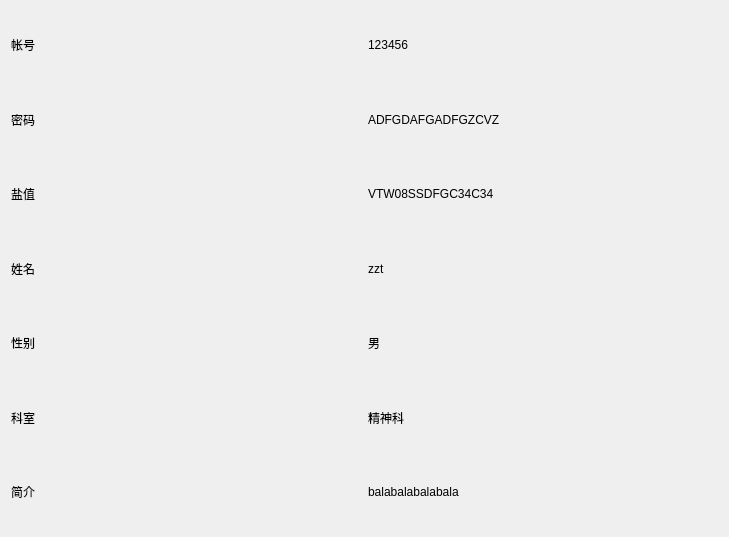
<?xml version="1.0" encoding="UTF-8"?>
<ui version="4.0">
 <class>little_doctor</class>
 <widget class="QWidget" name="little_doctor">
  <property name="geometry">
   <rect>
    <x>0</x>
    <y>0</y>
    <width>729</width>
    <height>537</height>
   </rect>
  </property>
  <property name="windowTitle">
   <string>Form</string>
  </property>
  <layout class="QHBoxLayout" name="horizontalLayout">
   <item>
    <layout class="QVBoxLayout" name="verticalLayout" stretch="4">
     <item>
      <layout class="QGridLayout" name="gridLayout">
       <item row="4" column="1">
        <widget class="QLabel" name="label_gender">
         <property name="text">
          <string>男</string>
         </property>
        </widget>
       </item>
       <item row="3" column="0">
        <widget class="QLabel" name="label_name_text">
         <property name="text">
          <string>姓名</string>
         </property>
        </widget>
       </item>
       <item row="6" column="1">
        <widget class="QLabel" name="label_introduce">
         <property name="text">
          <string>balabalabalabala</string>
         </property>
        </widget>
       </item>
       <item row="1" column="1">
        <widget class="QLabel" name="label_password">
         <property name="text">
          <string>ADFGDAFGADFGZCVZ</string>
         </property>
        </widget>
       </item>
       <item row="0" column="0">
        <widget class="QLabel" name="label">
         <property name="text">
          <string>帐号</string>
         </property>
        </widget>
       </item>
       <item row="0" column="1">
        <widget class="QLabel" name="label_id">
         <property name="text">
          <string>123456</string>
         </property>
        </widget>
       </item>
       <item row="5" column="1">
        <widget class="QLabel" name="label_depart">
         <property name="text">
          <string>精神科</string>
         </property>
        </widget>
       </item>
       <item row="1" column="0">
        <widget class="QLabel" name="label_2">
         <property name="text">
          <string>密码</string>
         </property>
        </widget>
       </item>
       <item row="5" column="0">
        <widget class="QLabel" name="label_depart_text">
         <property name="text">
          <string>科室</string>
         </property>
        </widget>
       </item>
       <item row="3" column="1">
        <widget class="QLabel" name="label_name">
         <property name="text">
          <string>zzt</string>
         </property>
        </widget>
       </item>
       <item row="4" column="0">
        <widget class="QLabel" name="label_gender_text">
         <property name="text">
          <string>性别</string>
         </property>
        </widget>
       </item>
       <item row="6" column="0">
        <widget class="QLabel" name="label_introduce_text">
         <property name="text">
          <string>简介</string>
         </property>
        </widget>
       </item>
       <item row="2" column="0">
        <widget class="QLabel" name="label_5">
         <property name="text">
          <string>盐值</string>
         </property>
        </widget>
       </item>
       <item row="2" column="1">
        <widget class="QLabel" name="label_salt">
         <property name="text">
          <string>VTW08SSDFGC34C34</string>
         </property>
        </widget>
       </item>
      </layout>
     </item>
    </layout>
   </item>
  </layout>
 </widget>
 <resources/>
 <connections/>
</ui>
